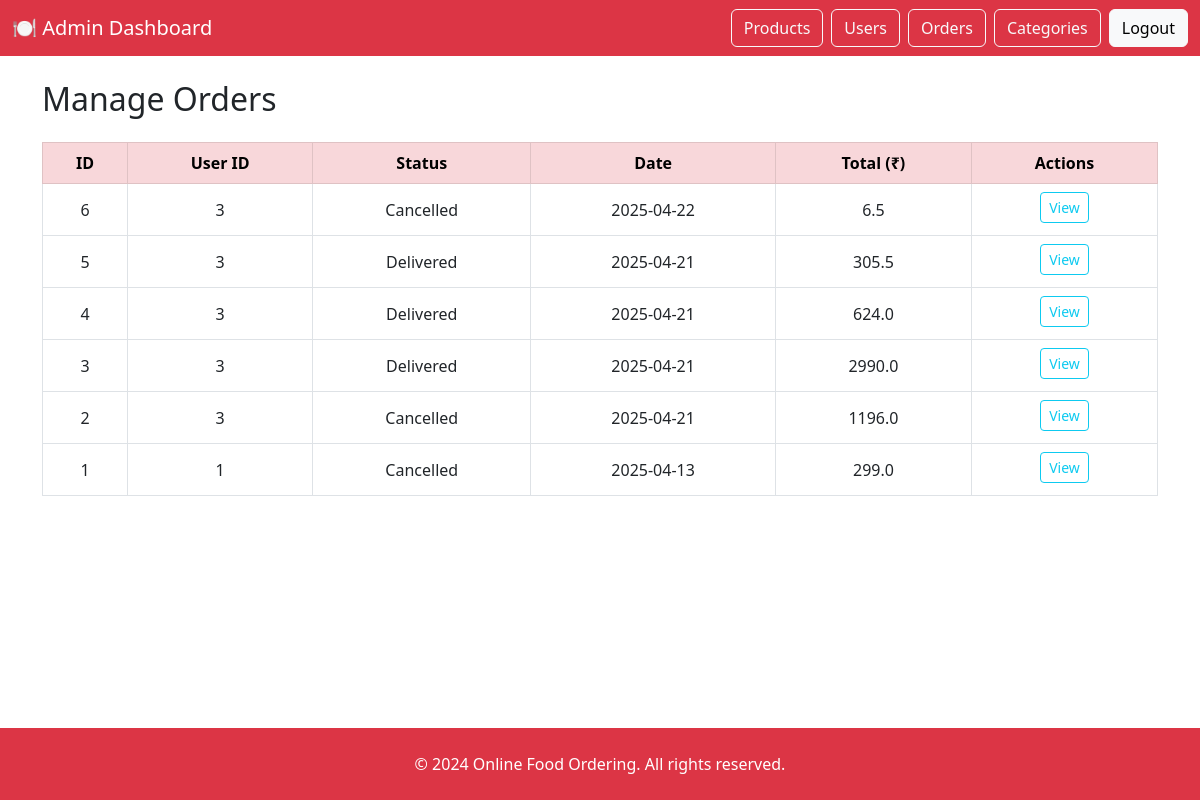
Screenshot of /admin/orders (signed in) with the database file from the repository.
### models/order.py (models this page shows)
class Order(db.Model):
    __bind_key__ = 'db'
    id = db.Column(db.Integer, Sequence('Order_sequence'), unique=True, nullable=False, primary_key=True)
    user_id = db.Column(db.Integer)
    order_date = db.Column(db.TIMESTAMP, default=datetime.now)
    total_amount = db.Column(db.Float, nullable=False)
    status = db.Column(db.String(50), nullable=False)
    delivery_address = db.Column(db.String(255))

### app.py (the view)
@app.route('/admin/orders')
def admin_orders():
    from models.order import Order
    if 'user_id' not in session or session.get('role') != 'admin':
        return redirect('/login')
    orders = Order.query.order_by(Order.order_date.desc()).all()
    return render_template('admin/orders.html', orders=orders)

### templates/admin/orders.html (shortened to what this page needs)
<!DOCTYPE html>
<html lang="en">
<head>
  <link href="https://cdn.jsdelivr.net/npm/bootstrap@5.3.0/dist/css/bootstrap.min.css" rel="stylesheet">
</head>
<body>
<div class="content-wrapper">
  <nav class="navbar navbar-dark bg-danger">
    <div class="container-fluid">
      <a class="navbar-brand" href="/admin/dashboard">🍽️ Admin Dashboard</a>
      <div class="d-flex">
        <a href="/admin/products" class="btn btn-outline-light me-2">Products</a>
        <a href="/admin/users" class="btn btn-outline-light me-2">Users</a>
        <a href="/admin/orders" class="btn btn-outline-light me-2">Orders</a>
        <a href="/admin/food_categories" class="btn btn-outline-light me-2">Categories</a>
        <a href="/logout" class="btn btn-light">Logout</a>
      </div>
    </div>
  </nav>
  <div class="container py-4 main-content">
    <h2 class="mb-4">Manage Orders</h2>
    <table class="table table-bordered text-center align-middle">
      <thead class="table-danger">
        <tr>
          <th>ID</th>
          <th>User ID</th>
          <th>Status</th>
          <th>Date</th>
          <th>Total (₹)</th>
          <th>Actions</th>
        </tr>
      </thead>
      <tbody>
        {% for order in orders %}
        <tr>
          <td>{{ order.id }}</td>
          <td>{{ order.user_id }}</td>
          <td>{{ order.status }}</td>
          <td>{{ order.order_date.strftime('%Y-%m-%d') }}</td>
          <td>{{ order.total_amount }}</td>
          <td>
  <a href="/get_order_details/{{ order.id }}" class="btn btn-outline-info btn-sm mb-1">View</a>
</td>
        </tr>
        {% endfor %}
      </tbody>
    </table>
  </div>
  <footer class="text-center text-white py-4 bg-danger mt-auto">
    &copy; 2024 Online Food Ordering. All rights reserved.
  </footer>
</div>
</body>
</html>

### templates/admin/orders.html (style rules this page uses)
html, body { height: 100%; }
.content-wrapper { min-height: 100vh; display: flex; flex-direction: column; }
.main-content { flex: 1; }

### rows the page displays
Order: id "6", user_id "3", status "Cancelled", order_date "2025-04-22", total_amount "6.5"
Order: id "5", user_id "3", status "Delivered", order_date "2025-04-21", total_amount "305.5"
Order: id "4", user_id "3", status "Delivered", order_date "2025-04-21", total_amount "624.0"
Order: id "3", user_id "3", status "Delivered", order_date "2025-04-21", total_amount "2990.0"
Order: id "2", user_id "3", status "Cancelled", order_date "2025-04-21", total_amount "1196.0"
Order: id "1", user_id "1", status "Cancelled", order_date "2025-04-13", total_amount "299.0"
